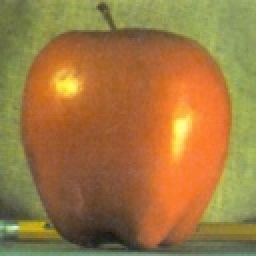
%> input picture DIP/Assignment_2/Assign2_imgs/image_blending_with_laplacian_pyramid/example1/im1.jpg, 128 x 128 px, shrunk from 307 x 307 before the run (shown 2 times larger)
$ octave q1_B.m   (GNU Octave 9; MATLAB toolbox functions it lacks are replaced by stand-ins)
%> lines starting %> are read from the running program, lines starting %| are printed output that depends on the picture
### DIP/Assignment_2/20172144/blend.m
function img_blend = blend( img1,img2,mask,level )
%BLEND Summary of this function goes here
%   Detailed explanation goes here
[r,c,ch] = size(img1);

img_blend = zeros([r,c,ch]);

[gauss_pyr1,lap_pyr1] = get_pyramid(img1,level);
[gauss_pyr2,lap_pyr2] = get_pyramid(img2,level);
[gauss_pyr3,lap_pyr3] = get_pyramid(mask,level);

out = img1.*mask + img2.*(1-mask);
imshow(out);

base_img = lap_pyr1{level+1}.*gauss_pyr3{level+1} + ...
                lap_pyr2{level+1}.*(1-gauss_pyr3{level+1});

% base_img = lap_pyr1{level+1};
lap_pyr_out = cell(level+1);
img_pyr_out = cell(level+1);

for i = 1:level+1
    lap_pyr_out{i} = lap_pyr1{i}.*gauss_pyr3{i} + lap_pyr2{i}.*(1-gauss_pyr3{i});
%     lap_pyr_out{i} = lap_pyr1{i};
end

img_pyr_out = lap_pyr_out;
for i=level+1:-1:2
    out = upscale(img_pyr_out{i});
    [rl,cl,chl] = size(img_pyr_out{i-1});
    out = out(1:rl,1:cl,:);
    img_pyr_out{i-1} = img_pyr_out{i-1} + out;

end

img_blend = img_pyr_out;

end

### DIP/Assignment_2/20172144/downscale.m
function out = downscale(img)
[r,c,ch] = size(img);

out = apply_gaussian(img,5,1);
% out = imgaussfilt(img,1,'FilterSize',5);

out = out(1:2:r,1:2:c,:);

end

### DIP/Assignment_2/20172144/apply_gaussian.m
function result = apply_gaussian(image,filter_size,sigma)

half_size = floor(filter_size/2);

[x,y] = meshgrid(-half_size:half_size,-half_size:half_size);
gaussian_filter = exp(-( x.^2 + y.^2 )./(2 * sigma));
gaussian_filter = (1/sum(gaussian_filter(:))).*gaussian_filter;

result = conv_filter(image,gaussian_filter,filter_size);

end

function result = conv_filter(img,filter,filter_size)
[r,c,ch] = size(img);

half_size = floor(filter_size/2);

result = zeros([r,c,ch]);

for z=1:ch
    for x=1:c
        x_min = x-half_size;
        x_max = x+half_size;
        for y=1:r
            y_min = max(y-half_size,1);
            y_max = min(y+half_size,r);

            img_sub = zeros([2*half_size+1,2*half_size+1]);
            xx=1;
            for j=x_min:x_max
                yy=1;
                for k=y_min:y_max

                    if j<1 || k<1
                        img_sub(yy,xx)=0;
                    elseif j>c || k>r
                        img_sub(yy,xx)=0;
                    else
                        img_sub(yy,xx)=img(k,j,z);
                    end
                    yy = yy+1;
                end
                xx=xx+1;
            end

            sub_conv = img_sub.*filter;

            result(y,x,z) = sum(sub_conv(:));

        end
    end
end


end

### DIP/Assignment_2/20172144/get_pyramid.m
function [gauss_pyr,lap_pyr] = get_pyramid( img,level )
%GET_PYRAMID Summary of this function goes here
%   Detailed explanation goes here

gauss_pyr=cell(level+1);
gauss_pyr{1} = img;
out = img;
for l=2:level+1
    out = downscale(out);
    gauss_pyr{l} = out;

end

lap_pyr=cell(level+1);
for l=1:level
    out = upscale(gauss_pyr{l+1});
%     figure,imshow(out);

    [r_p,c_p,ch_p] = size(gauss_pyr{l});
    out=out(1:r_p,1:c_p,:);

    lap_pyr{l} = gauss_pyr{l}-out;

end

lap_pyr{level+1} = gauss_pyr{level+1};


end

### DIP/Assignment_2/20172144/upscale.m
function out = upscale(img)
[r,c,ch] = size(img);

out = zeros([2*r, 2*c, ch]);
out(1:2:2*r,1:2:2*c,:) = img;
out = apply_gaussian(out,5,1);

% out = imgaussfilt(out,1,'FilterSize',5);

out = 4*out;
end

### DIP/Assignment_2/20172144/q1_B.m
clear;
clc;
close all;

adrs1 = 'Assign2_imgs/image_blending_with_laplacian_pyramid/example1/im1.jpg';
adrs2 = 'Assign2_imgs/image_blending_with_laplacian_pyramid/example1/im2.jpg';
adrs3 = 'Assign2_imgs/image_blending_with_laplacian_pyramid/example1/mask.jpg';

img1 = imread(adrs1);   %foreground....object of interest
%> img1 is the input picture: size 128x128x3 uint8; mean R, G, B 159, 119.6, 64.8
img1 = im2double(img1); %background....background of interest
%> img1: size 128x128x3 double
[r,c,ch] = size(img1);
%> r = 128; c = 128; ch = 3
% figure,imshow(img1);

img2 = imread(adrs2);
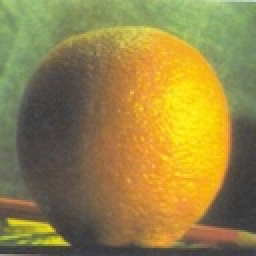
%> input picture DIP/Assignment_2/Assign2_imgs/image_blending_with_laplacian_pyramid/example1/im2.jpg, 128 x 128 px, shrunk from 307 x 307 before the run (shown 2 times larger)
%> img2 is the input picture: size 128x128x3 uint8; mean R, G, B 150.1, 131.8, 69.2
img2 = im2double(img2);
%> img2: size 128x128x3 double
% figure,imshow(img2);

mask_base = imread(adrs3);
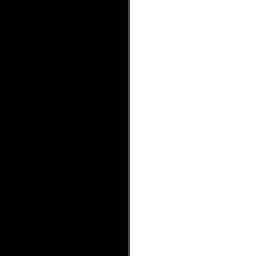
%> input picture DIP/Assignment_2/Assign2_imgs/image_blending_with_laplacian_pyramid/example1/mask.jpg, 128 x 128 px, shrunk from 307 x 307 before the run (shown 2 times larger)
%> mask_base is the input picture: size 128x128 uint8; min 0, max 255, mean 126.1
mask_base = im2double(mask_base);
%> mask_base: size 128x128 double
mask(:,:,1) = mask_base;
mask(:,:,2) = mask_base;
mask(:,:,3) = mask_base;

min_size = min([r, c]);
%> min_size = 128
pyr_level = floor(log(min_size) / log(2)) - 4;
%> pyr_level = 3
% pyr_level = 4;

img_blend = blend(img1,img2,mask,pyr_level);
%> the loop in get_pyramid, `for l=2:level+1` made 3 passes
%> pass 1, in apply_gaussian, `result = conv_filter(image,gaussian_filter,filter_size);`:
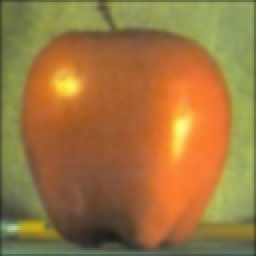
%> result: size 128x128x3 double (shown 2 times larger); mean R, G, B 0.618, 0.463, 0.25
%> pass 1, in downscale, `out = out(1:2:r,1:2:c,:);`:
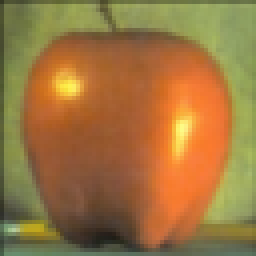
%> out: size 64x64x3 double (shown 4 times larger); mean R, G, B 0.618, 0.463, 0.25
%> pass 2, in apply_gaussian (call 2), `result = conv_filter(image,gaussian_filter,filter_size);`:
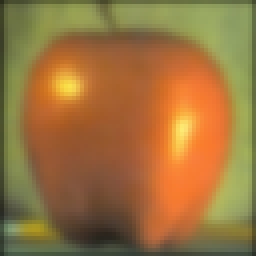
%> result: size 64x64x3 double (shown 4 times larger); mean R, G, B 0.61, 0.454, 0.244
%> pass 2, in downscale (call 2), `out = out(1:2:r,1:2:c,:);`:
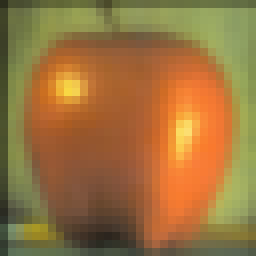
%> out: size 32x32x3 double (shown 8 times larger); mean R, G, B 0.61, 0.453, 0.243
%> after the loop in get_pyramid, `for l=2:level+1`: gauss_pyr = 16 items
%> the loop in get_pyramid, `for l=1:level` made 3 passes
%> (r_p, c_p) on passes 1 to 3: (128, 128), (64, 64), (32, 32)
%> pass 1, in apply_gaussian (call 4), `result = conv_filter(image,gaussian_filter,filter_size);`:
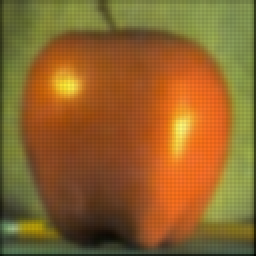
%> result: size 128x128x3 double (shown 2 times larger); mean R, G, B 0.154, 0.115, 0.0619; drawn with min black and max white
%> (the run ends here)
